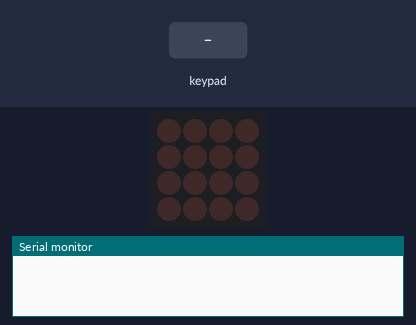
Simulated run of this sketch. Board: Arduino Uno, built with avr-gcc and run on an emulated ATmega328P. Parts: 4×4 LED matrix, the last lines printed to the serial monitor. Inputs (shaded band) come from the test bench.

Above: at 2.8 s.
2.9 s: keypad keys 1 2 A pressed 0.4 s apart
At 4.9 s:
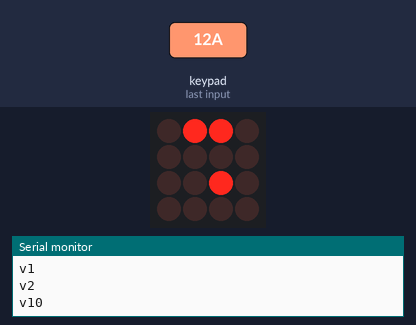
5.6 s: key '0' pressed
At 6.1 s:
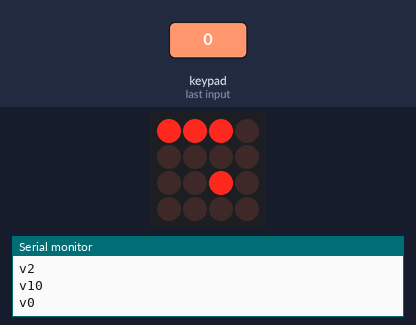
7.1 s: keypad keys 1 2 D pressed 0.4 s apart
At 8.9 s:
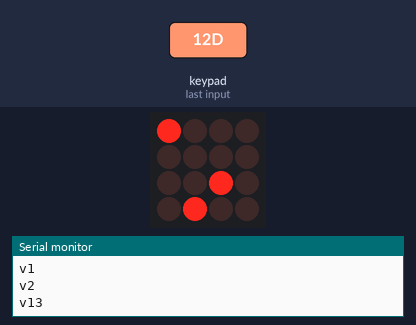
9.8 s: key '3' pressed
At 10.1 s:
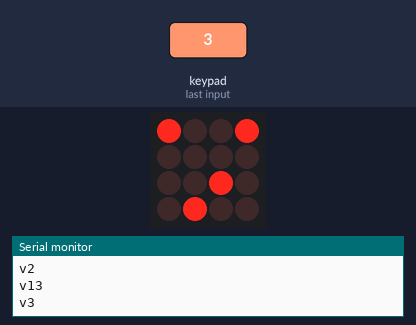
11.3 s: keypad keys 2 5 A pressed 0.4 s apart
At 12.9 s:
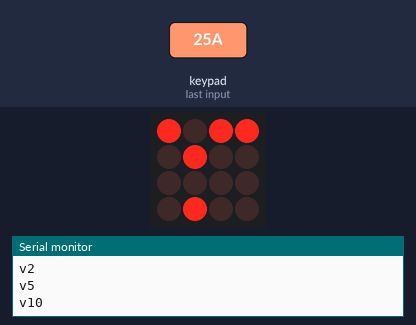
14.0 s: key '6' pressed
At 15.4 s:
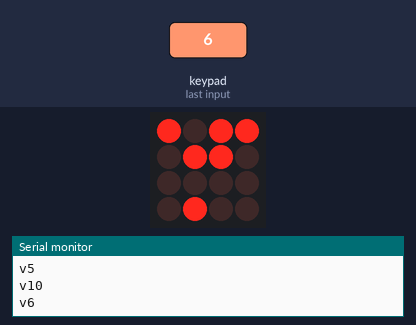
Timing chart, 0 to 16.5 s (numbered marks = the images above; inputs shaded):
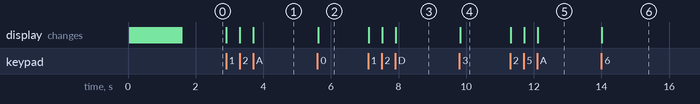

The sketch:

trellis_press_light.ino
```cpp
#include <Wire.h>
#include "Adafruit_Trellis.h"
#define MOMENTARY 0
#define LATCHING 1
#define MODE LATCHING

Adafruit_Trellis matrix0 = Adafruit_Trellis();
Adafruit_TrellisSet trellis =  Adafruit_TrellisSet(&matrix0);

#define NUMTRELLIS 1

#define numKeys (NUMTRELLIS * 16)

#define INTPIN A2


void setup() {
  Serial.begin(9600);

  pinMode(INTPIN, INPUT);
  digitalWrite(INTPIN, HIGH);

  trellis.begin(0x70);

  //light up all the LEDs in order
  for (uint8_t i=0; i<numKeys; i++) {
    trellis.setLED(i);
    trellis.writeDisplay();
    delay(50);
  }
  // then turn them off
  for (uint8_t i=0; i<numKeys; i++) {
    trellis.clrLED(i);
    trellis.writeDisplay();
    delay(50);
  }
}


void loop() {
  delay(30);

  if (MODE == MOMENTARY) {
    //button was just pressed or released
    if (trellis.readSwitches()) {
      // go through every button
      for (uint8_t i=0; i<numKeys; i++) {
	//pressed, turn it on
	if (trellis.justPressed(i)) {
	  Serial.print("v"); Serial.println(i);
	  trellis.setLED(i);
	}
	// if released, turn off
	if (trellis.justReleased(i)) {
	  Serial.print("^"); Serial.println(i);
	  trellis.clrLED(i);
	}
      }
      trellis.writeDisplay();
    }
  }

  if (MODE == LATCHING) {
    //button was just pressed or released
    if (trellis.readSwitches()) {
      // go through every button
      for (uint8_t i=0; i<numKeys; i++) {
        //pressed
	if (trellis.justPressed(i)) {
	  Serial.print("v"); Serial.println(i);
	  //alternate the LED
	  if (trellis.isLED(i))
	    trellis.clrLED(i);
	  else
	    trellis.setLED(i);
        }
      }
      trellis.writeDisplay();
    }
  }
}
```

Measured:
- after the input at 2.9 s, the display: first changes at once (image 1 shows a later state)
- after the input at 5.6 s, the display: changes at once (image 2)
- after the input at 7.1 s, the display: first changes at once (image 3 shows a later state)
- after the input at 9.8 s, the display: changes at once (image 4)
- after the input at 11.3 s, the display: first changes at once (image 5 shows a later state)
- after the input at 14.0 s, the display: changes at once (image 6)
